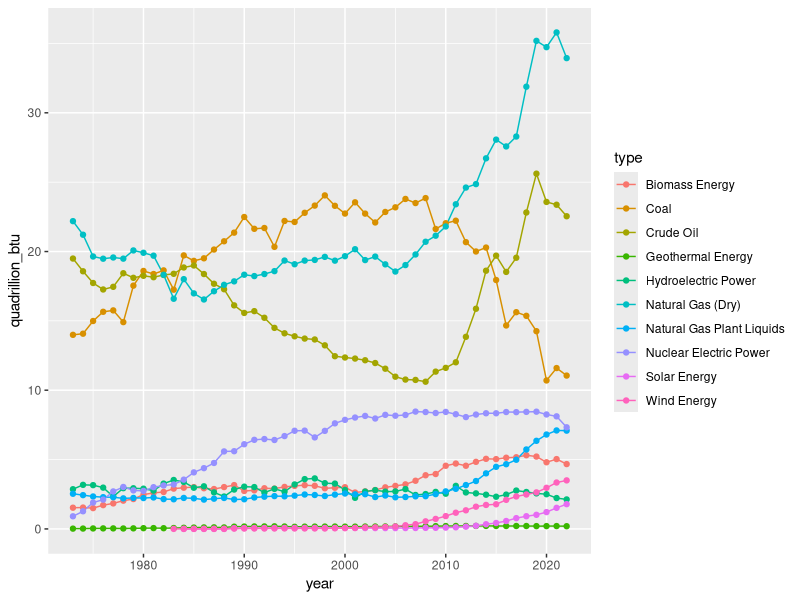
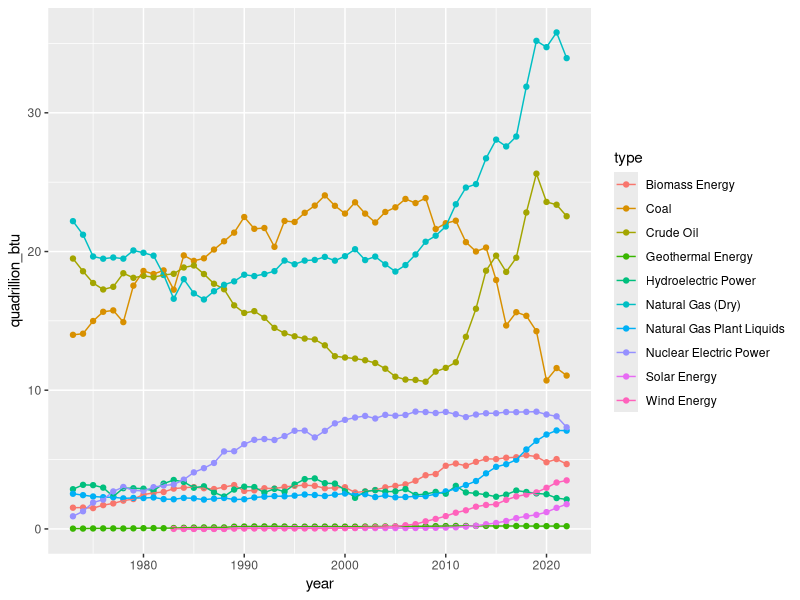

Recreate these plots in R, in order.
## ---- chunk 1
library(tidyverse)
## ---- chunk 2
# because this is within a folder i need to indicate the folder it is withing
energy <- read_csv("data/us_energy.csv")

## ---- chunk 3
# type names() in console in order to see variable names so you can type correctly
ggplot(data = energy, aes(x = year, y = quadrillion_btu, color = type)) +
  geom_line() +
  geom_point()
## ---- chunk 4
# making a ggplot without the global direction where all lines follow the rule set
ggplot() +
  geom_point(data = energy, aes(x = year, y = quadrillion_btu, color = type)) +
  geom_line(data = energy, aes(x = year, y = quadrillion_btu, color = type))
